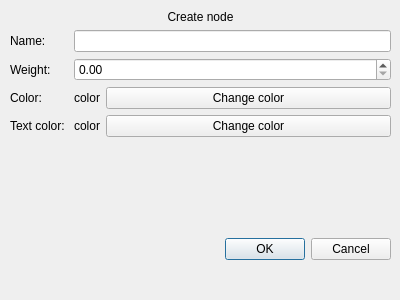
<?xml version="1.0" encoding="UTF-8"?>
<ui version="4.0">
 <class>NodePrompt</class>
 <widget class="QDialog" name="NodePrompt">
  <property name="geometry">
   <rect>
    <x>0</x>
    <y>0</y>
    <width>400</width>
    <height>300</height>
   </rect>
  </property>
  <property name="windowTitle">
   <string>Add node</string>
  </property>
  <widget class="QWidget" name="verticalWidget" native="true">
   <property name="geometry">
    <rect>
     <x>10</x>
     <y>10</y>
     <width>381</width>
     <height>250</height>
    </rect>
   </property>
   <layout class="QVBoxLayout" name="verticalLayout">
    <item>
     <widget class="QLabel" name="titleLabel">
      <property name="sizePolicy">
       <sizepolicy hsizetype="Minimum" vsizetype="Maximum">
        <horstretch>0</horstretch>
        <verstretch>0</verstretch>
       </sizepolicy>
      </property>
      <property name="text">
       <string>Create node</string>
      </property>
      <property name="alignment">
       <set>Qt::AlignCenter</set>
      </property>
     </widget>
    </item>
    <item>
     <layout class="QFormLayout" name="formLayout">
      <property name="fieldGrowthPolicy">
       <enum>QFormLayout::AllNonFixedFieldsGrow</enum>
      </property>
      <item row="0" column="0">
       <widget class="QLabel" name="nameLabel">
        <property name="text">
         <string>Name: </string>
        </property>
       </widget>
      </item>
      <item row="0" column="1">
       <widget class="QLineEdit" name="nameLineEdit"/>
      </item>
      <item row="1" column="0">
       <widget class="QLabel" name="weightLabel">
        <property name="text">
         <string>Weight: </string>
        </property>
       </widget>
      </item>
      <item row="1" column="1">
       <widget class="QDoubleSpinBox" name="weightDoubleSpinBox"/>
      </item>
      <item row="2" column="0">
       <widget class="QLabel" name="colorLabel">
        <property name="text">
         <string>Color: </string>
        </property>
       </widget>
      </item>
      <item row="2" column="1">
       <layout class="QFormLayout" name="selectColorLayout">
        <item row="0" column="0">
         <widget class="QLabel" name="currentColorLabel">
          <property name="text">
           <string>color</string>
          </property>
         </widget>
        </item>
        <item row="0" column="1">
         <widget class="QPushButton" name="currentColorPushButton">
          <property name="text">
           <string>Change color</string>
          </property>
         </widget>
        </item>
       </layout>
      </item>
      <item row="3" column="0">
       <widget class="QLabel" name="textColorLabel">
        <property name="text">
         <string>Text color: </string>
        </property>
       </widget>
      </item>
      <item row="3" column="1">
       <layout class="QFormLayout" name="selectTextColorLayout">
        <item row="0" column="0">
         <widget class="QLabel" name="currentTextColorLabel">
          <property name="text">
           <string>color</string>
          </property>
         </widget>
        </item>
        <item row="0" column="1">
         <widget class="QPushButton" name="currentTextColorPushButton">
          <property name="text">
           <string>Change color</string>
          </property>
         </widget>
        </item>
       </layout>
      </item>
     </layout>
    </item>
    <item>
     <widget class="QDialogButtonBox" name="buttonBox">
      <property name="orientation">
       <enum>Qt::Horizontal</enum>
      </property>
      <property name="standardButtons">
       <set>QDialogButtonBox::Cancel|QDialogButtonBox::Ok</set>
      </property>
     </widget>
    </item>
   </layout>
  </widget>
 </widget>
 <resources/>
 <connections/>
</ui>
